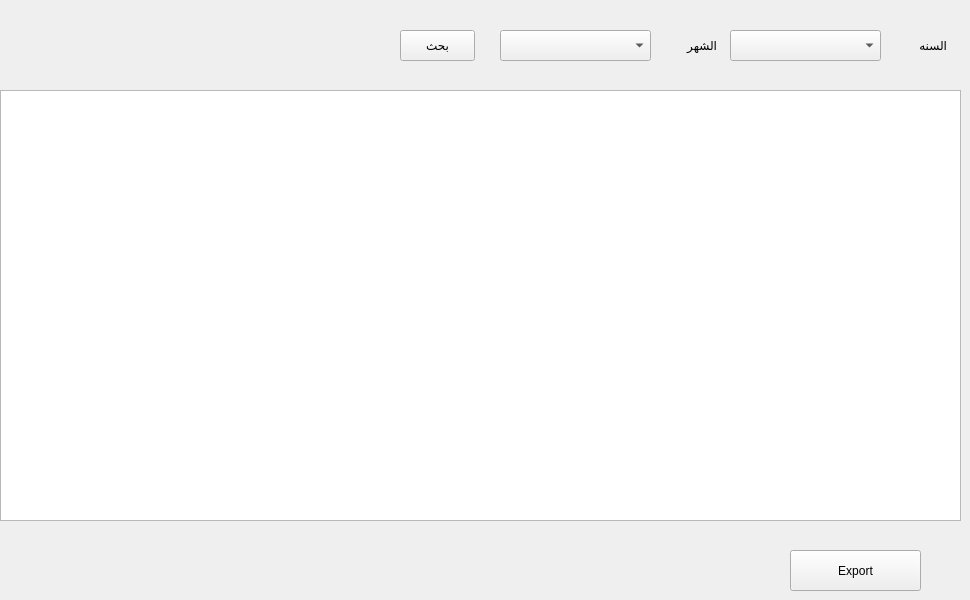
        <widget class="QWidget" name="tab_11">
         <attribute name="title">
          <string>تقاير شهرية</string>
         </attribute>
         <widget class="QTableWidget" name="tableWidget_4">
          <property name="geometry">
           <rect>
            <x>0</x>
            <y>90</y>
            <width>961</width>
            <height>431</height>
           </rect>
          </property>
         </widget>
         <widget class="QLabel" name="label_14">
          <property name="geometry">
           <rect>
            <x>900</x>
            <y>30</y>
            <width>47</width>
            <height>31</height>
           </rect>
          </property>
          <property name="text">
           <string>السنه</string>
          </property>
         </widget>
         <widget class="QLabel" name="label_15">
          <property name="geometry">
           <rect>
            <x>670</x>
            <y>30</y>
            <width>47</width>
            <height>31</height>
           </rect>
          </property>
          <property name="text">
           <string>الشهر</string>
          </property>
         </widget>
         <widget class="QPushButton" name="pushButton_34">
          <property name="geometry">
           <rect>
            <x>400</x>
            <y>30</y>
            <width>75</width>
            <height>31</height>
           </rect>
          </property>
          <property name="text">
           <string>بحث</string>
          </property>
         </widget>
         <widget class="QComboBox" name="comboBox_11">
          <property name="geometry">
           <rect>
            <x>500</x>
            <y>30</y>
            <width>151</width>
            <height>31</height>
           </rect>
          </property>
         </widget>
         <widget class="QComboBox" name="comboBox_12">
          <property name="geometry">
           <rect>
            <x>730</x>
            <y>30</y>
            <width>151</width>
            <height>31</height>
           </rect>
          </property>
         </widget>
         <widget class="QPushButton" name="pushButton_52">
          <property name="geometry">
           <rect>
            <x>790</x>
            <y>550</y>
            <width>131</width>
            <height>41</height>
           </rect>
          </property>
          <property name="text">
           <string>Export</string>
          </property>
         </widget>
        </widget>
